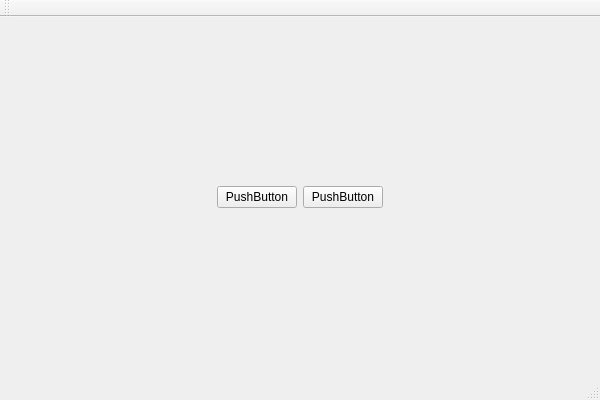
<?xml version="1.0" encoding="UTF-8"?>
<ui version="4.0">
 <class>MainWindowClass</class>
 <widget class="QMainWindow" name="MainWindowClass">
  <property name="geometry">
   <rect>
    <x>0</x>
    <y>0</y>
    <width>600</width>
    <height>400</height>
   </rect>
  </property>
  <property name="windowTitle">
   <string>MainWindow</string>
  </property>
  <widget class="QWidget" name="centralWidget">
   <layout class="QHBoxLayout" name="horizontalLayout">
    <item>
     <spacer name="horizontalSpacer">
      <property name="orientation">
       <enum>Qt::Horizontal</enum>
      </property>
      <property name="sizeHint" stdset="0">
       <size>
        <width>204</width>
        <height>20</height>
       </size>
      </property>
     </spacer>
    </item>
    <item>
     <widget class="QPushButton" name="pushButton_2">
      <property name="text">
       <string>PushButton</string>
      </property>
     </widget>
    </item>
    <item>
     <widget class="QPushButton" name="pushButton">
      <property name="text">
       <string>PushButton</string>
      </property>
     </widget>
    </item>
    <item>
     <spacer name="horizontalSpacer_2">
      <property name="orientation">
       <enum>Qt::Horizontal</enum>
      </property>
      <property name="sizeHint" stdset="0">
       <size>
        <width>204</width>
        <height>20</height>
       </size>
      </property>
     </spacer>
    </item>
   </layout>
  </widget>
  <widget class="QMenuBar" name="menuBar">
   <property name="geometry">
    <rect>
     <x>0</x>
     <y>0</y>
     <width>600</width>
     <height>23</height>
    </rect>
   </property>
  </widget>
  <widget class="QToolBar" name="mainToolBar">
   <attribute name="toolBarArea">
    <enum>TopToolBarArea</enum>
   </attribute>
   <attribute name="toolBarBreak">
    <bool>false</bool>
   </attribute>
  </widget>
  <widget class="QStatusBar" name="statusBar"/>
 </widget>
 <layoutdefault spacing="6" margin="11"/>
 <resources/>
 <connections/>
</ui>
